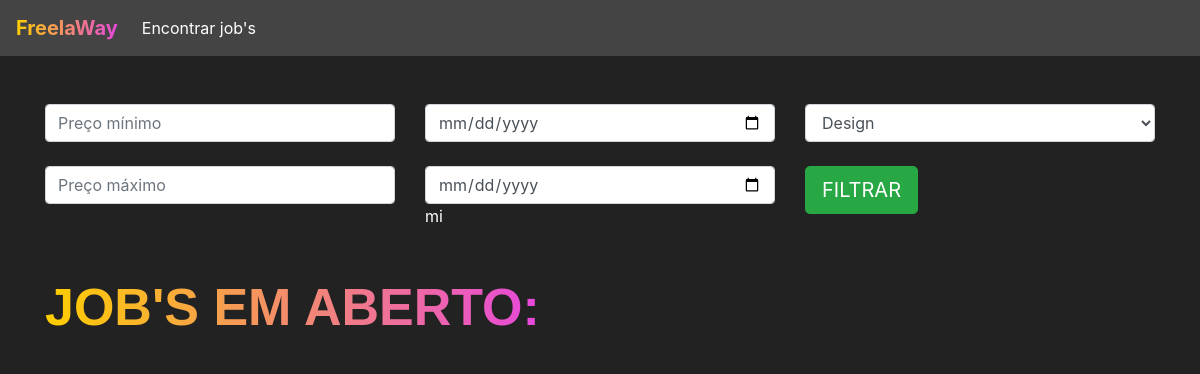
/jobs/encontrar_jobs/ (signed in), run on an earlier commit of the app's database.
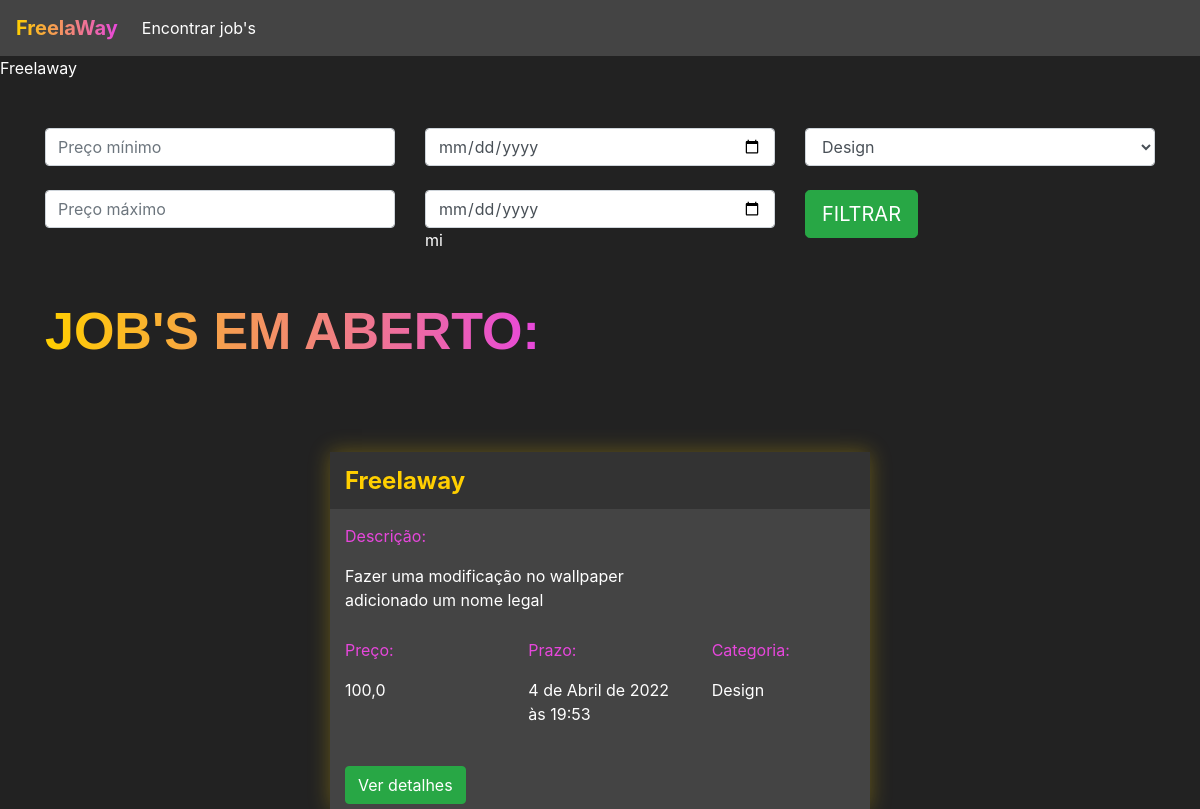
And on a later commit of the database.
### jobs/models.py (models this page shows, shortened)
class Jobs(models.Model):
    categoria_choices = (('D', 'Design'),
                        ('EV', 'Edição de Vídeo'))
    status_choices = (('C', 'Em criação'),
                    ('AA', 'Aguardando aprovação'),
                    ('F', 'Finalizado'))
    titulo = models.CharField(max_length=200)
    descricao = models.TextField()
    categoria = models.CharField(max_length=2, choices=categoria_choices, default="D")
    prazo_entrega = models.DateTimeField()
    preco = models.FloatField()
    referencias = models.ManyToManyField(Referencias)
    profissional = models.ForeignKey(User, on_delete=models.DO_NOTHING, null=True, blank=True)
    reservado = models.BooleanField(default=False)
    status = models.CharField(max_length=2, choices=status_choices, default='C')
    arquivo_final = models.FileField(null=True)

### jobs/views.py (the view)
# urls.py: path('encontrar_jobs/', views.encontrar_jobs, name="encontrar_jobs"),
@login_required(login_url='/auth/logar')
def encontrar_jobs(request):
    if request.method == "GET":
        preco_minimo = request.GET.get('preco_minimo')
        preco_maximo = request.GET.get('preco_maximo')
        prazo_minimo = request.GET.get('prazo_minimo')
        prazo_maximo = request.GET.get('prazo_maximo')
        categoria = request.GET.get('categoria')
        if preco_minimo or preco_maximo or prazo_minimo or prazo_maximo or categoria:
            if not preco_minimo:
                preco_minimo = 0
            if not preco_maximo:
                preco_maximo = 999999
            if not prazo_minimo:
                prazo_minimo = datetime(year=1900, month=1, day=1)
            if not prazo_maximo:
                prazo_maximo = datetime(year=3000, month=1, day=1)
            if categoria == 'D':
                categoria = ['D', ]
            elif categoria == 'EV':
                categoria = ['EV', ]
            jobs = Jobs.objects.filter(preco__gte=preco_minimo)\
                .filter(preco__lte=preco_maximo)\
                .filter(prazo_entrega__gte=prazo_minimo)\
                .filter(prazo_entrega__lte=prazo_maximo)\
                .filter(categoria__in=categoria)\
                .filter(reservado=False)
        else:
            jobs = Jobs.objects.filter(reservado=False)
        return render(request, 'encontar_jobs.html', {'jobs': jobs})

### jobs/models.py (called while the page is built)
    def __str__(self) -> str:
        return self.arquivo.url

### jobs/templates/encontar_jobs.html (shortened to what this page needs)
{% extends 'base.html' %}
{% load static %}
{% block 'head' %}
<link rel="stylesheet" href="{% static 'jobs/css/encontrar_jobs.css' %}">
{% endblock %}
{% block 'body' %}
{% for job in jobs %}
{{job.titulo}}
<br>
{% endfor %}
<div class="container">
    <br>
    <br>
    <div class="row">
        <div class="col-sm">
            <form action="{% url 'encontrar_jobs' %}" method="GET">{% csrf_token %}
                <input type="text" class="form-control" placeholder="Preço mínimo" name="preco_minimo">
                <br>
                <input type="text" class="form-control" placeholder="Preço máximo" name="preco_maximo">
        </div>
        <div class="col-sm">
            <input type="date" class="form-control" name="prazo_minimo">
            <br>
            <input type="date" class="form-control" name="prazo_maximo">
            mi</div>
        <div class="col-sm">
            <select class="form-control" name="categoria">
                <option value="D">Design</option>
            </select>
            <br>
            <input type="submit" class="btn btn-success btn-lg" value="FILTRAR">
        </div>
    </div>
    <br>
    <br>
    <h2 class="titulo">JOB'S EM ABERTO:</h2>
    <div class="row justify-content-around">
        {% for job in jobs %}
        <div class="col-6 row-card">
            <div class="card-job">
                <div class="header-job">
                    <h4 class="titulo-job">{{job.titulo}}</h4>
                </div>
                <div class="body-job">
                    <p class="titulo-body">Descrição:</p>
                    <div style="width: 70%">
                        <p>{{job.descricao}}</p>
                    </div>
                    <div class="row">
                        <div class="col-4">
                            <p class="titulo-body">Preço:</p>
                            <p>{{job.preco}}</p>
                        </div>
                        <div class="col-4">
                            <p class="titulo-body">Prazo:</p>
                            <p>{{job.prazo_entrega}}</p>
                        </div>
                        <div class="col-4">
                            <p class="titulo-body">Categoria:</p>
                            <p>{% if job.categoria == 'D' %}
                                Design
                                {% else %}
                                Edição de vídeo
                                {% endif %}
                            </p>
                        </div>
                    </div>
                    <br>
                    <button class="btn btn-success" data-toggle="#modal" data-target="#modal-{{job.id}}">Ver
                        detalhes</button>
                    <br>
                </div>
            </div>
        </div>
        {% endfor %}
    </div>
</div>
{% endblock %}

What changed in the data, as far as the page shows it:
added Jobs: titulo "Freelaway", descricao "Fazer uma modificação no wallpaper adicionado um nome legal", preco "100,0", prazo_entrega "4 de Abril de 2022 às 19:53", categoria "Design"
